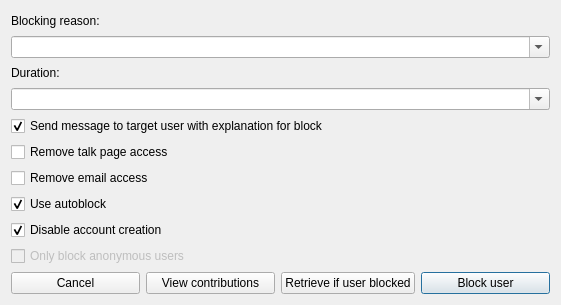
<?xml version="1.0" encoding="UTF-8"?>
<ui version="4.0">
 <class>BlockUser</class>
 <widget class="QDialog" name="BlockUser">
  <property name="geometry">
   <rect>
    <x>0</x>
    <y>0</y>
    <width>561</width>
    <height>305</height>
   </rect>
  </property>
  <property name="windowTitle">
   <string>Block user</string>
  </property>
  <property name="windowIcon">
   <iconset resource="pictures.qrc">
    <normaloff>:/huggle/pictures/Resources/huggle3_small.ico</normaloff>:/huggle/pictures/Resources/huggle3_small.ico</iconset>
  </property>
  <layout class="QVBoxLayout" name="verticalLayout">
   <item>
    <widget class="QLabel" name="label">
     <property name="text">
      <string>Blocking reason:</string>
     </property>
    </widget>
   </item>
   <item>
    <widget class="QComboBox" name="comboBox">
     <property name="editable">
      <bool>true</bool>
     </property>
    </widget>
   </item>
   <item>
    <widget class="QLabel" name="label_2">
     <property name="text">
      <string>Duration:</string>
     </property>
    </widget>
   </item>
   <item>
    <widget class="QComboBox" name="comboBox_2">
     <property name="editable">
      <bool>true</bool>
     </property>
    </widget>
   </item>
   <item>
    <widget class="QCheckBox" name="cbMessageTarget">
     <property name="text">
      <string>Send message to target user with explanation for block</string>
     </property>
     <property name="checked">
      <bool>true</bool>
     </property>
    </widget>
   </item>
   <item>
    <widget class="QCheckBox" name="checkBox">
     <property name="text">
      <string>Remove talk page access</string>
     </property>
    </widget>
   </item>
   <item>
    <widget class="QCheckBox" name="checkBox_2">
     <property name="text">
      <string>Remove email access</string>
     </property>
    </widget>
   </item>
   <item>
    <widget class="QCheckBox" name="checkBox_3">
     <property name="text">
      <string>Use autoblock</string>
     </property>
     <property name="checked">
      <bool>true</bool>
     </property>
    </widget>
   </item>
   <item>
    <widget class="QCheckBox" name="checkBox_4">
     <property name="text">
      <string>Disable account creation</string>
     </property>
     <property name="checked">
      <bool>true</bool>
     </property>
    </widget>
   </item>
   <item>
    <widget class="QCheckBox" name="checkBox_5">
     <property name="enabled">
      <bool>false</bool>
     </property>
     <property name="text">
      <string>Only block anonymous users</string>
     </property>
    </widget>
   </item>
   <item>
    <layout class="QHBoxLayout" name="horizontalLayout">
     <item>
      <widget class="QPushButton" name="pushButton_2">
       <property name="text">
        <string>Cancel</string>
       </property>
      </widget>
     </item>
     <item>
      <widget class="QPushButton" name="pushButton_4">
       <property name="text">
        <string>View contributions</string>
       </property>
      </widget>
     </item>
     <item>
      <widget class="QPushButton" name="pushButton_3">
       <property name="text">
        <string>Retrieve if user blocked</string>
       </property>
      </widget>
     </item>
     <item>
      <widget class="QPushButton" name="pushButton">
       <property name="text">
        <string>Block user</string>
       </property>
       <property name="autoDefault">
        <bool>true</bool>
       </property>
       <property name="default">
        <bool>true</bool>
       </property>
      </widget>
     </item>
    </layout>
   </item>
  </layout>
 </widget>
 <resources>
  <include location="pictures.qrc"/>
 </resources>
 <connections/>
</ui>
